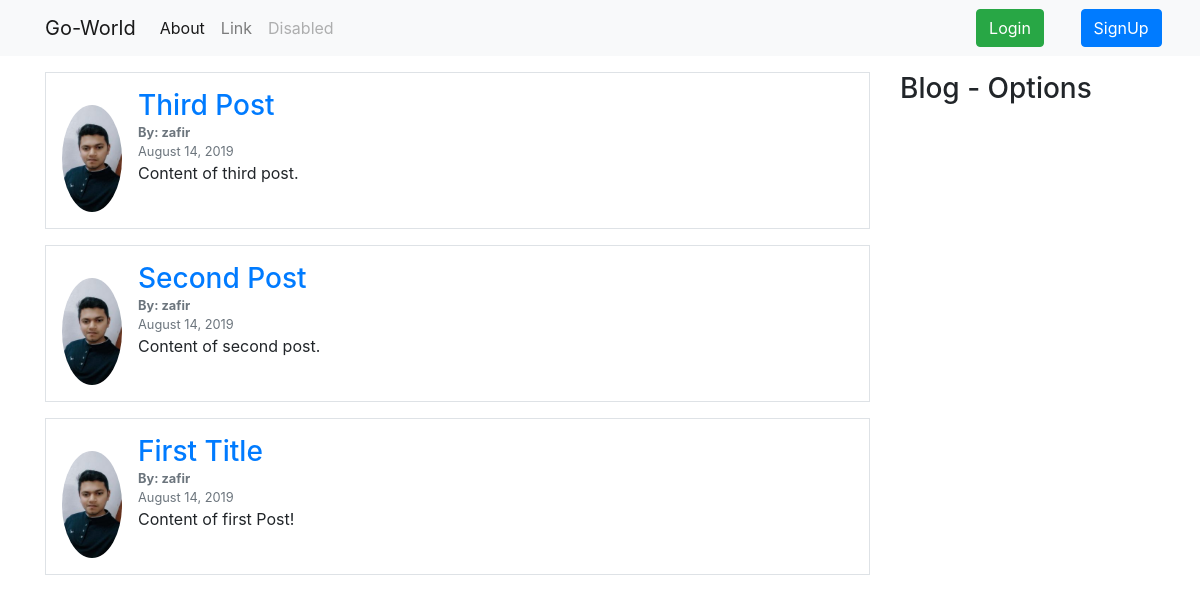
Before: / with the older database file.
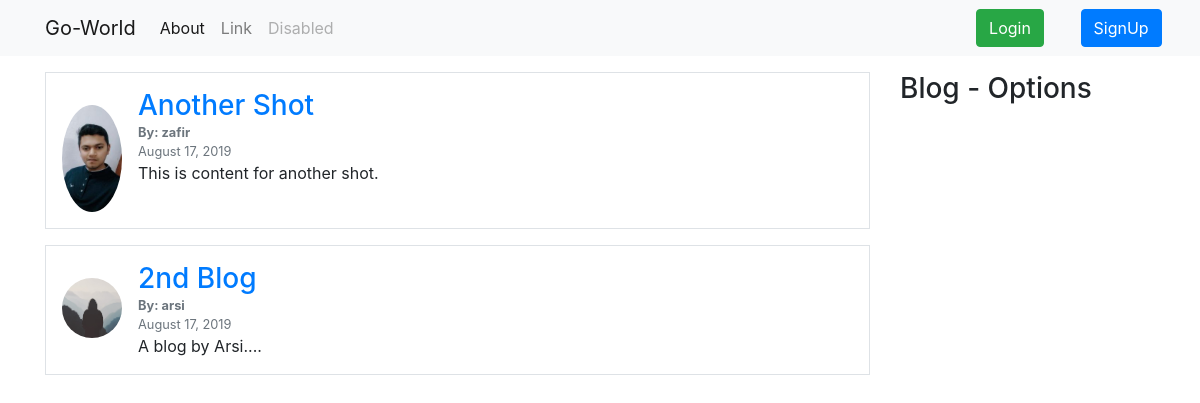
After: the same page with the newer database file.
### blog/models.py (models this page shows, shortened)
class Post(models.Model):
    title = models.CharField(max_length=100)
    content = models.TextField()
    date_posted = models.DateTimeField(default=timezone.now)
    author = models.ForeignKey(User, on_delete=models.CASCADE)

### users/models.py (models this page shows, shortened)
class Profile(models.Model):
    user = models.OneToOneField(User, on_delete=models.CASCADE)
    image = models.ImageField(default='default.jpg', upload_to='profile_pics')

### blog/views.py (the view)
# urls.py: path('',PostListView.as_view(),name='blog-home'),
class PostListView(ListView):
    model = Post
    template_name = 'blog/home.html'
    context_object_name = 'posts'
    ordering = ['-date_posted']

### blog/templates/blog/home.html
{% extends "blog/base.html" %}
{% block content %}
{% for post in posts %}
<div class="media border p-3 mb-3">
    <img src="{{ post.author.profile.image.url }}" alt="{{ post.author }}" class="mr-3 mt-3 rounded-circle" width="60px">
    <div class="media-body">
        <div>
            <a href="" class="h3">{{ post.title }}</a>
        </div>
        <div class="text-muted small">
            <div><b>By: {{ post.author }}</b></div>
            {{ post.date_posted|date:"F d, Y" }}
        </div>
        <div>
            {{ post.content }}
        </div>
    </div>
</div>
{% endfor %}
{% endblock content %}

### blog/templates/blog/base.html (shortened to what this page needs)
{% load static %}
<!doctype html>
<html lang="en">
<head>
    <link rel="stylesheet" href="https://stackpath.bootstrapcdn.com/bootstrap/4.3.1/css/bootstrap.min.css"
>
</head>
<body>
<nav class="navbar navbar-expand-lg navbar-light bg-light">
    <div class="container">
        <div class="collapse navbar-collapse" id="navbarTogglerDemo01">
            <a class="navbar-brand" href="{% url 'blog-home' %}">Go-World</a>
            <ul class="navbar-nav mr-auto mt-2 mt-lg-0">
                <li class="nav-item active">
                    <a class="nav-link" href="{% url 'blog-about' %}">About <span class="sr-only">(current)</span></a>
                </li>
                <li class="nav-item">
                    <a class="nav-link" href="#">Link</a>
                </li>
                <li class="nav-item">
                    <a class="nav-link disabled" href="#">Disabled</a>
                </li>
            </ul>
            <div class="form-inline my-2 my-lg-0">
                <div class="row">
                    {% if user.is_authenticated %}
                        <div class="col-md-6"><a href="{% url 'profile' %}" class="btn btn-success">Profile</a></div>
                        <div class="col-md-6"><a href="{% url 'logout' %}" class="btn btn-danger">Logout</a></div>
                    {% else %}
                        <div class="col-md-6"><a href="{% url 'login' %}" class="btn btn-success">Login</a></div>
                        <div class="col-md-6"><a href="{% url 'register' %}" class="btn btn-primary">SignUp</a></div>
                    {% endif %}
                </div>
            </div>
        </div>
    </div>
</nav>
<div class="container">
    <div class="row">
        <div class="col-md-9">
            {% block content %}{% endblock %}
        </div>
        <div class="col-md-3">
            <h3>Blog - Options</h3>
        </div>
    </div>
</div>
</body>
</html>

Changed rows visible on the page:
removed Post: author.profile.image (picture), title "Third Post", author "zafir", date_posted "August 14, 2019", content "Content of third post."
removed Post: author.profile.image (picture), title "Second Post", author "zafir", date_posted "August 14, 2019", content "Content of second post."
removed Post: author.profile.image (picture), title "First Title", author "zafir", date_posted "August 14, 2019", content "Content of first Post!"
added Post: author.profile.image (picture), title "Another Shot", author "zafir", date_posted "August 17, 2019", content "This is content for another shot."
added Post: author.profile.image (placeholder picture), title "2nd Blog", author "arsi", date_posted "August 17, 2019", content "A blog by Arsi...."
